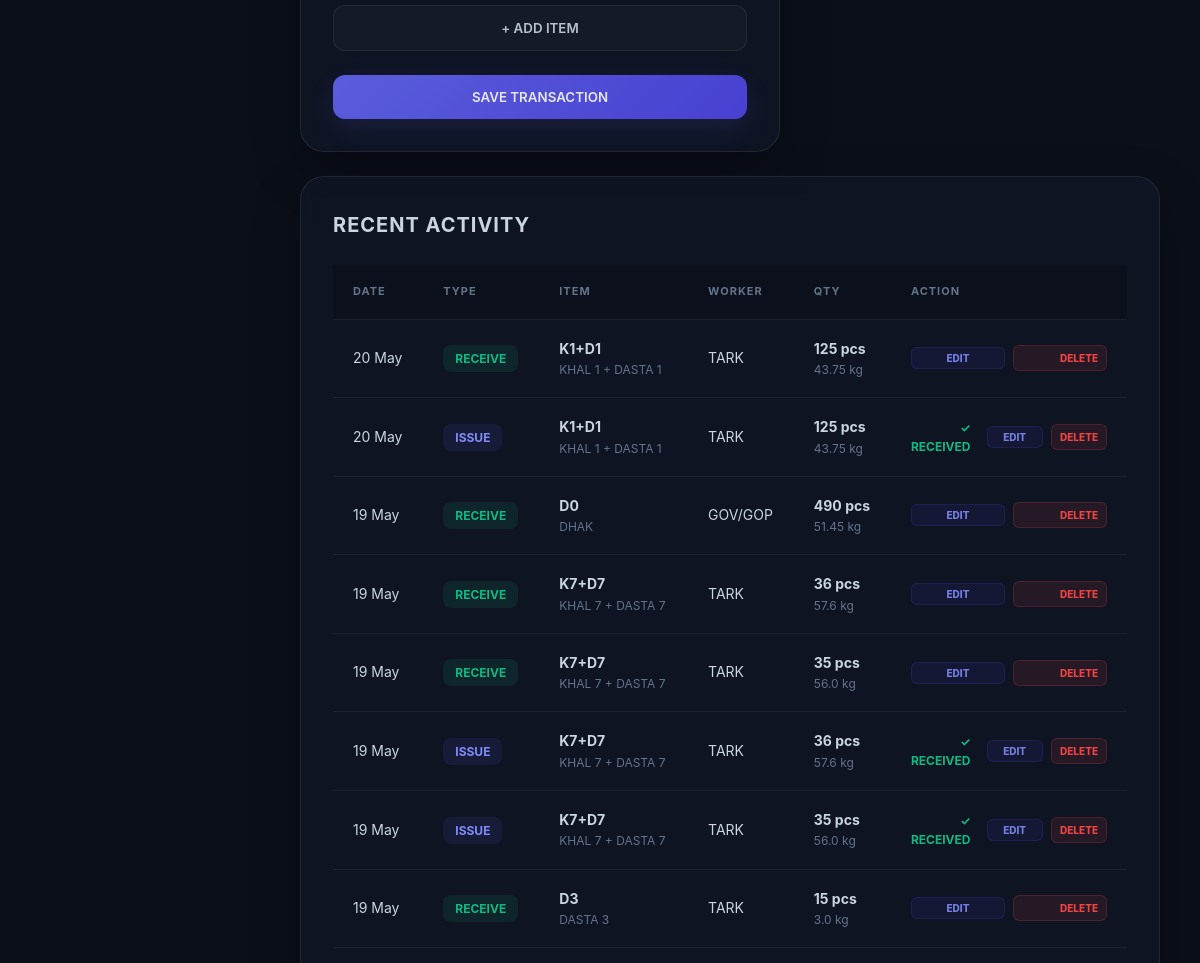
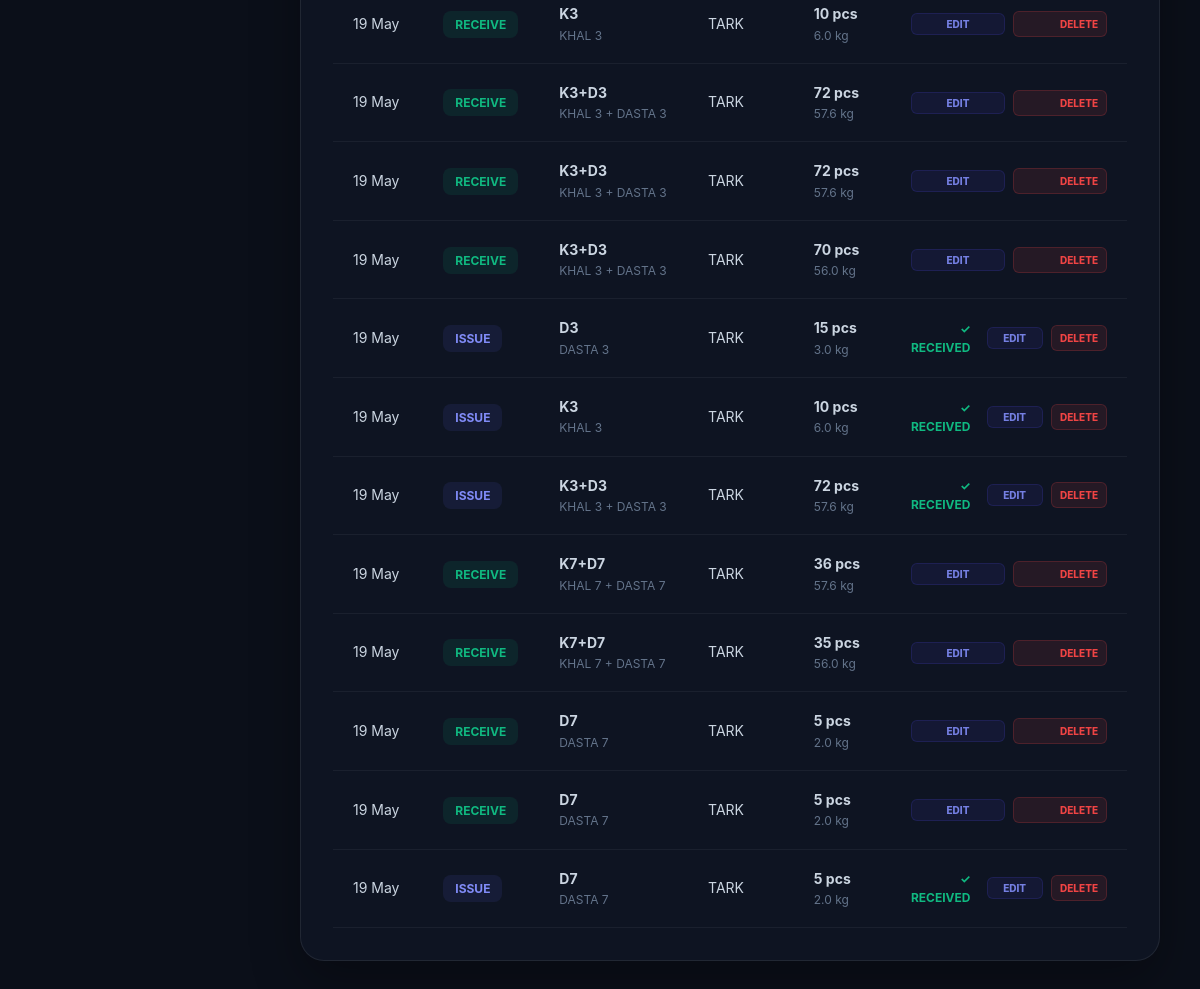
The page /polishing/ (lower part) on the database as committed earlier (2 pictures, top to bottom).
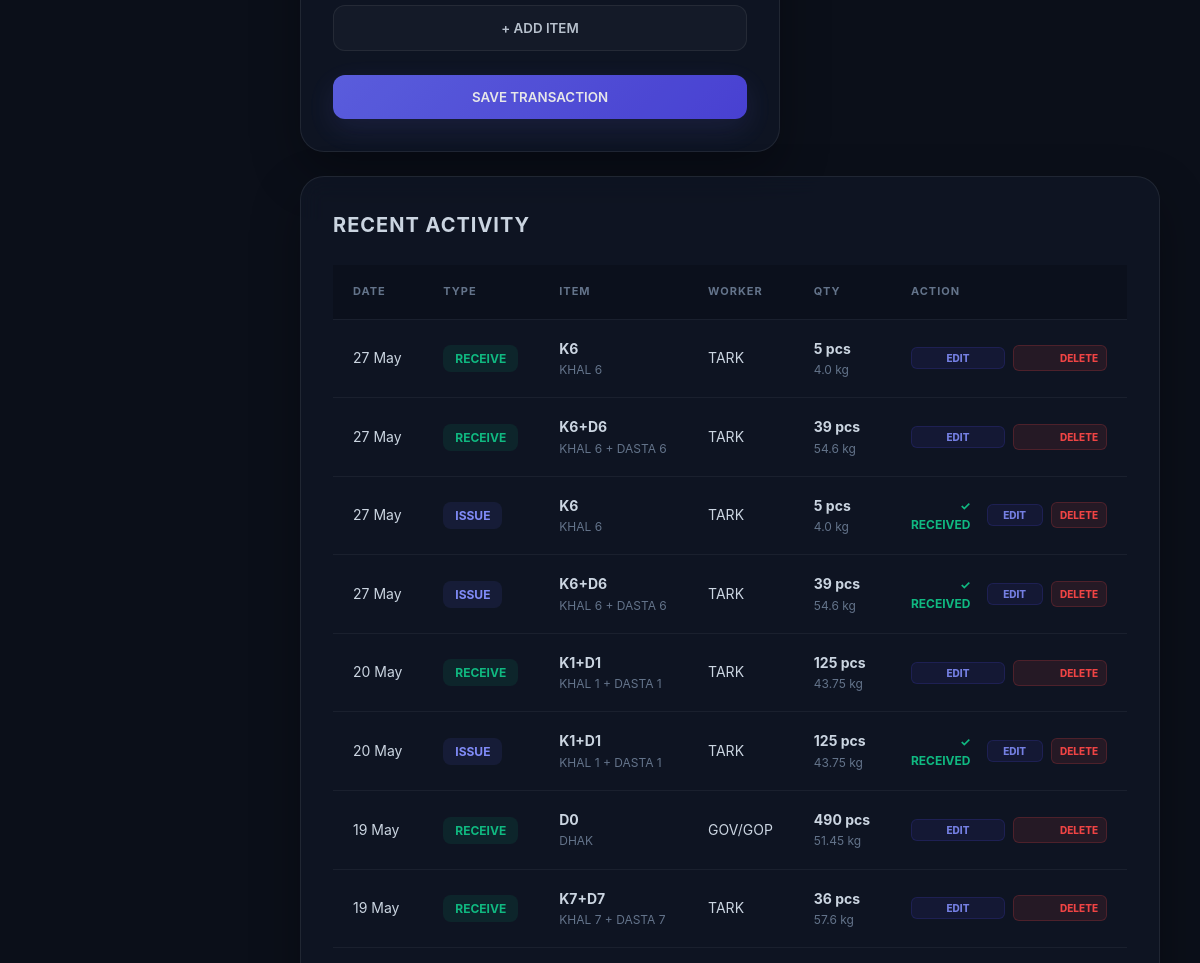
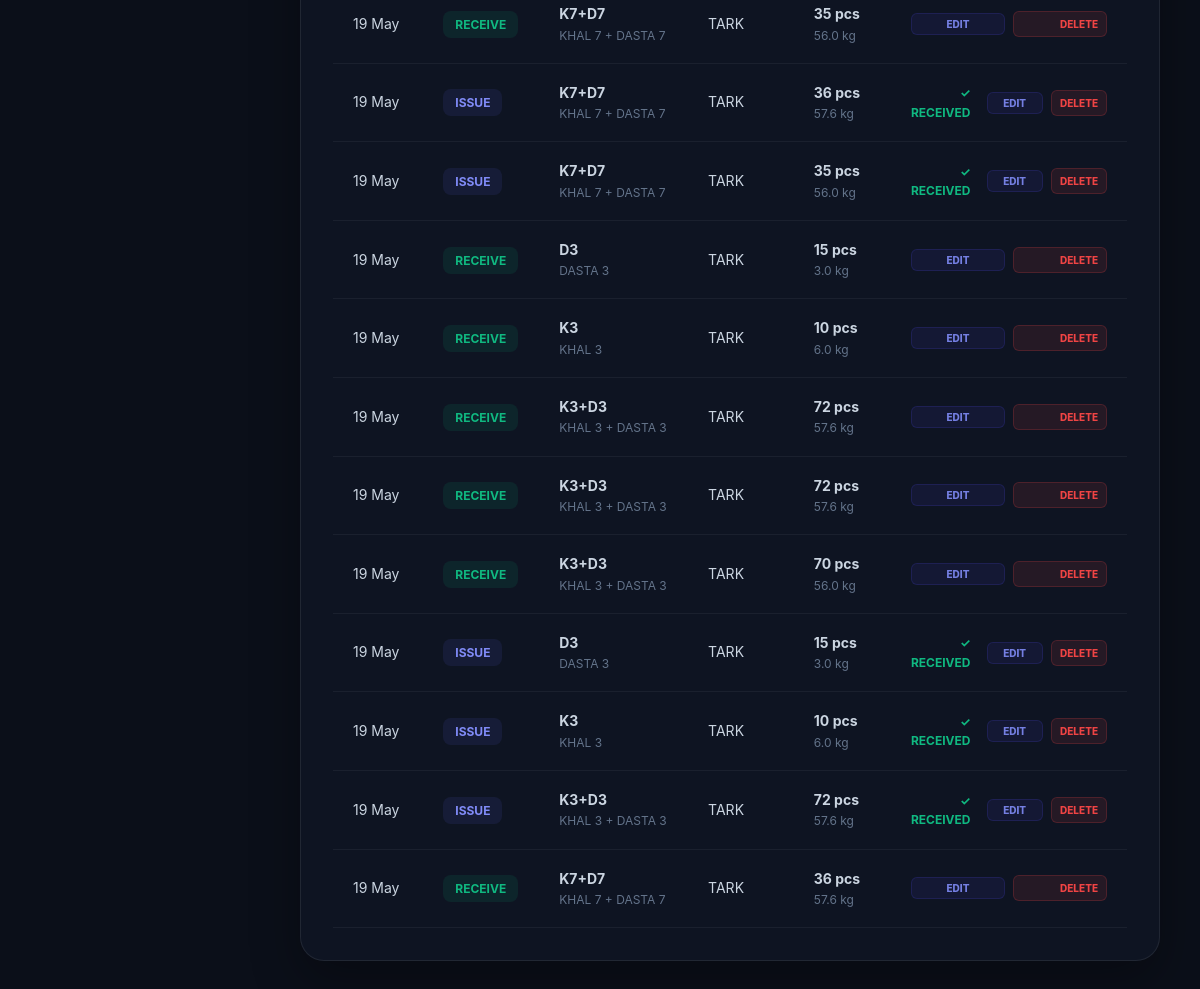
The same page on the database as committed later (2 pictures, top to bottom).
### inventory/models.py (models this page shows, shortened)
class StockTransaction(models.Model):
    item = models.ForeignKey(
        Item,
        on_delete=models.CASCADE
    )
    transaction_type = models.CharField(
        max_length=50,
        choices=TransactionType.choices
    )
    from_warehouse = models.ForeignKey(
        Warehouse,
        on_delete=models.SET_NULL,
        related_name='from_transactions',
        blank=True,
        null=True
    )
    to_warehouse = models.ForeignKey(
        Warehouse,
        on_delete=models.SET_NULL,
        related_name='to_transactions',
        blank=True,
        null=True
    )
    worker = models.ForeignKey(
        Worker,
        on_delete=models.SET_NULL,
        blank=True,
        null=True
    )
    job_worker = models.ForeignKey(
        JobWorker,
        on_delete=models.SET_NULL,
        blank=True,
        null=True
    )
    client = models.ForeignKey(
        Client,
        on_delete=models.SET_NULL,
        blank=True,
        null=True
    )
    heat_no = models.CharField(
        max_length=50,
        blank=True,
        null=True
    )
    quantity = models.IntegerField(
        default=0
    )
    rejection_quantity = models.IntegerField(
        default=0
    )
    weight = models.FloatField(
        default=0
    )
    lot_quantity = models.IntegerField(
        default=0
    )
    notes = models.TextField(
        blank=True,
        null=True
    )
    created_at = models.DateTimeField(
        auto_now_add=True
    )

class Item(models.Model):
    client = models.ForeignKey(
        "Client",
        on_delete=models.SET_NULL,
        blank=True,
        null=True
    )
    code = models.CharField(
        max_length=50,
        unique=True
    )
    name = models.CharField(
        max_length=100
    )
    category = models.CharField(
        max_length=100,
        default="OTHER"
    )
    sub_category = models.CharField(
        max_length=100,
        blank=True,
        null=True
    )
    material = models.CharField(
        max_length=100,
        default="OTHER",
        blank=True,
        null=True
    )
    variant = models.CharField(
        max_length=100,
        blank=True,
        null=True
    )
    item_type = models.CharField(
        max_length=100,
        default='REGULAR'
    )
    casting_weight = models.FloatField(
        default=0
    )
    machining_weight = models.FloatField(
        default=0
    )
    lot_size = models.IntegerField(
        default=0
    )
    lot_with_box = models.IntegerField(
        default=0
    )
    process = models.CharField(
        max_length=50,
        choices=ProcessType.choices,
        blank=True,
        null=True
    )
    casting_required = models.BooleanField(
        default=True
    )
    machining_required = models.BooleanField(
        default=True
    )
    polishing_required = models.BooleanField(
        default=True
    )
    packing_required = models.BooleanField(
        default=True
    )
    rate_per_piece = models.FloatField(
        default=0
    )
    notes = models.TextField(
        blank=True,
        null=True
    )
    active = models.BooleanField(
        default=True
    )
    created_at = models.DateTimeField(
        auto_now_add=True
    )

class JobWorker(models.Model):
    name = models.CharField(
        max_length=100
    )
    process = models.CharField(
        max_length=50,
        choices=ProcessType.choices
    )
    phone = models.CharField(
        max_length=20,
        blank=True,
        null=True
    )
    address = models.TextField(
        blank=True,
        null=True
    )
    email = models.EmailField(
        blank=True,
        null=True
    )
    gst_number = models.CharField(
        max_length=15,
        blank=True,
        null=True
    )
    active = models.BooleanField(
        default=True
    )
    jw_code = models.CharField(max_length=50, blank=True, null=True, unique=True)
    created_at = models.DateTimeField(
        auto_now_add=True
    )

### inventory/views/production.py (the view, shortened to what this page needs)
def polishing_entry(request):
    workers = Worker.objects.filter(process="polishing", active=True)
    job_workers = JobWorker.objects.filter(process="polishing", active=True)
    items = Item.objects.all()
    piece_stock = {}
    set_capacity = {}
    for item in items:
        stock = services.get_stock_by_item(item)
        current_machining_stock = stock.get('machining', 0)
        piece_stock[item.id] = current_machining_stock
        item.current_stock = current_machining_stock
    for item in items:
        if item.components.exists():
            from inventory.models import ItemComposition
            comps = ItemComposition.objects.filter(parent_item=item)
            if comps.exists():
                max_sets = 999999
                for comp in comps:
                    c_avail = piece_stock.get(comp.component_item.id, 0)
                    can_make = c_avail // comp.quantity
                    if can_make < max_sets:
                        max_sets = can_make
                set_capacity[item.id] = max_sets
                item.set_capacity = max_sets
            else:
                set_capacity[item.id] = 0
                item.set_capacity = 0
        else:
            set_capacity[item.id] = 0
            item.set_capacity = 0
    available_data = {**piece_stock, **set_capacity}
    delete_id = request.GET.get("delete_id")
    mark_in_group = request.GET.get("mark_in_group")
    mark_in_id = request.GET.get("mark_in")
    rejections = int(request.GET.get("rejections") or 0)
    recent = StockTransaction.objects.filter(
        transaction_type__in=[
            "polishing_out",
            "polishing_in"
        ]
    ).order_by("-created_at")[:20]
    completed_ids = []
    for row in recent:
        if row.transaction_type == "polishing_out":
            done = StockTransaction.objects.filter(
                notes=f"IN for OUT #{row.id}"
            ).exists()
            if done:
                completed_ids.append(row.id)
    polishing_stock = {}
    for item in items:
        internal_wip_rows = StockTransaction.objects.filter(
            item=item,
            transaction_type="polishing_out",
            worker__isnull=False
        ).values('worker', 'worker__name').annotate(issued=Sum('quantity'))
        external_wip_rows = StockTransaction.objects.filter(
            item=item,
            transaction_type="polishing_out",
            job_worker__isnull=False
        ).values('job_worker', 'job_worker__name').annotate(issued=Sum('quantity'))
        for row in external_wip_rows:
            jw_id = row['job_worker']
            jw_name = row['job_worker__name']
            received = StockTransaction.objects.filter(item=item, job_worker_id=jw_id, transaction_type="polishing_in").aggregate(total=Sum('quantity'))['total'] or 0
            under_process = row['issued'] - received
            if under_process > 0:
                if jw_name not in polishing_stock:
                    polishing_stock[jw_name] = []
                polishing_stock[jw_name].append({
                    "item_id": item.id,
                    "item_code": item.code,
                    "item_name": item.name,
                    "worker_id": f"jw_{jw_id}",
                    "under_process": under_process,
                })
    from inventory.models import ItemWorkerAllocation
    allocations = ItemWorkerAllocation.objects.all().select_related('item', 'worker', 'job_worker')
    context = {
        "workers": workers,
        "job_workers": job_workers,
        "items": items,
        "recent": recent,
        "available_data": available_data,
        "completed_ids": completed_ids,
        "allocations": allocations,
        "polishing_stock": polishing_stock,
    }
    return render(request, "polishing.html", context)

### templates/polishing.html (shortened to what the changed rows need)
{% extends "layout/base.html" %}
{% block content %}
<div id="new-section" class="tab-content">
    <div class="glass-card" style="margin-top:24px;">
        <div style="overflow-x:auto;">
            <table class="recent-table">
                <thead>
                    <tr>
                        <th>DATE</th>
                        <th>TYPE</th>
                        <th>ITEM</th>
                        <th>WORKER</th>
                        <th>QTY</th>
                        <th>ACTION</th>
                    </tr>
                </thead>
                <tbody>
                    {% for row in recent %}
                    <tr>
                        <td>{{ row.created_at|date:"d M" }}</td>
                        <td>
                            {% if row.transaction_type == 'polishing_out' %}
                            <span class="badge badge-out">ISSUE</span>
                            {% else %}
                            <span class="badge badge-in">RECEIVE</span>
                            {% endif %}
                        </td>
                        <td>
                            <div style="font-weight:700;">{{ row.item.code }}</div>
                            <div style="font-size:12px;color:var(--text-secondary);">{{ row.item.name }}</div>
                        </td>
                        <td>
                            {% if row.worker %}{{ row.worker.name }}{% else %}{{ row.job_worker.name }}{% endif %}
                        </td>
                        <td>
                            <div style="font-weight:700;">{{ row.quantity }} pcs</div>
                            <div style="font-size:12px;color:var(--text-secondary);">{{ row.weight }} kg</div>
                        </td>
                        <td style="text-align:right;">
                            <div style="display:flex; gap:8px; justify-content:flex-end; align-items:center;">
                                {% if row.transaction_type == "polishing_out" %}
                                    {% if row.id in completed_ids %}
                                        <span style="color:#10b981;font-size:12px;font-weight:700;margin-right:8px;">✓ RECEIVED</span>
                                    {% endif %}
                                {% endif %}
                                <button type="button" class="btn-secondary"
                                    style="background:rgba(79, 70, 229, 0.1); color:#818cf8; border:1px solid rgba(79, 70, 229, 0.2); padding:4px 8px; font-size:10px; font-weight:800; border-radius:6px; cursor:pointer;"
                                    onclick='editPolishingTransaction({
                                        id: "{{ row.id }}",
                                        type: "{{ row.transaction_type }}",
                                        item_id: "{{ row.item.id }}",
                                        item_name: "{{ row.item.code }} - {{ row.item.name }}",
                                        worker_id: "{% if row.worker %}w_{{ row.worker.id }}{% elif row.job_worker %}jw_{{ row.job_worker.id }}{% endif %}",
                                        qty: "{{ row.quantity }}",
                                        weight: "{{ row.weight }}"
                                    })'>
                                    EDIT
                                </button>
                                <a href="?delete_id={{ row.id }}" class="btn-secondary"
                                    style="background:rgba(239, 68, 68, 0.1); color:#ef4444; border:1px solid rgba(239, 68, 68, 0.2); padding:4px 8px; font-size:10px; font-weight:800; border-radius:6px; text-decoration:none; cursor:pointer;"
                                    onclick="return confirm('Are you sure you want to delete this Polishing transaction? Deleting parent set transactions will also remove auto-consumed component inventory entries.');">
                                    DELETE
                                </a>
                            </div>
                        </td>
                    </tr>
                    {% endfor %}
                </tbody>
            </table>
        </div>
    </div>
</div>
{% endblock %}

Rows that differ between the two databases and show on the page:
no longer on this page (row unchanged): StockTransaction: created_at "19 May", transaction_type "RECEIVE", item.code "K7+D7", item.name "KHAL 7 + DASTA 7", job_worker.name "TARK", quantity "35", weight "56.0"
no longer on this page (row unchanged): StockTransaction: created_at "19 May", transaction_type "RECEIVE", item.code "D7", item.name "DASTA 7", job_worker.name "TARK", quantity "5", weight "2.0"
no longer on this page (row unchanged): StockTransaction: created_at "19 May", transaction_type "RECEIVE", item.code "D7", item.name "DASTA 7", job_worker.name "TARK", quantity "5", weight "2.0"
no longer on this page (row unchanged): StockTransaction: created_at "19 May", transaction_type "ISSUE", item.code "D7", item.name "DASTA 7", job_worker.name "TARK", quantity "5", weight "2.0"
added StockTransaction: created_at "27 May", transaction_type "RECEIVE", item.code "K6", item.name "KHAL 6", job_worker.name "TARK", quantity "5", weight "4.0"
added StockTransaction: created_at "27 May", transaction_type "RECEIVE", item.code "K6+D6", item.name "KHAL 6 + DASTA 6", job_worker.name "TARK", quantity "39", weight "54.6"
added StockTransaction: created_at "27 May", transaction_type "ISSUE", item.code "K6", item.name "KHAL 6", job_worker.name "TARK", quantity "5", weight "4.0"
added StockTransaction: created_at "27 May", transaction_type "ISSUE", item.code "K6+D6", item.name "KHAL 6 + DASTA 6", job_worker.name "TARK", quantity "39", weight "54.6"
